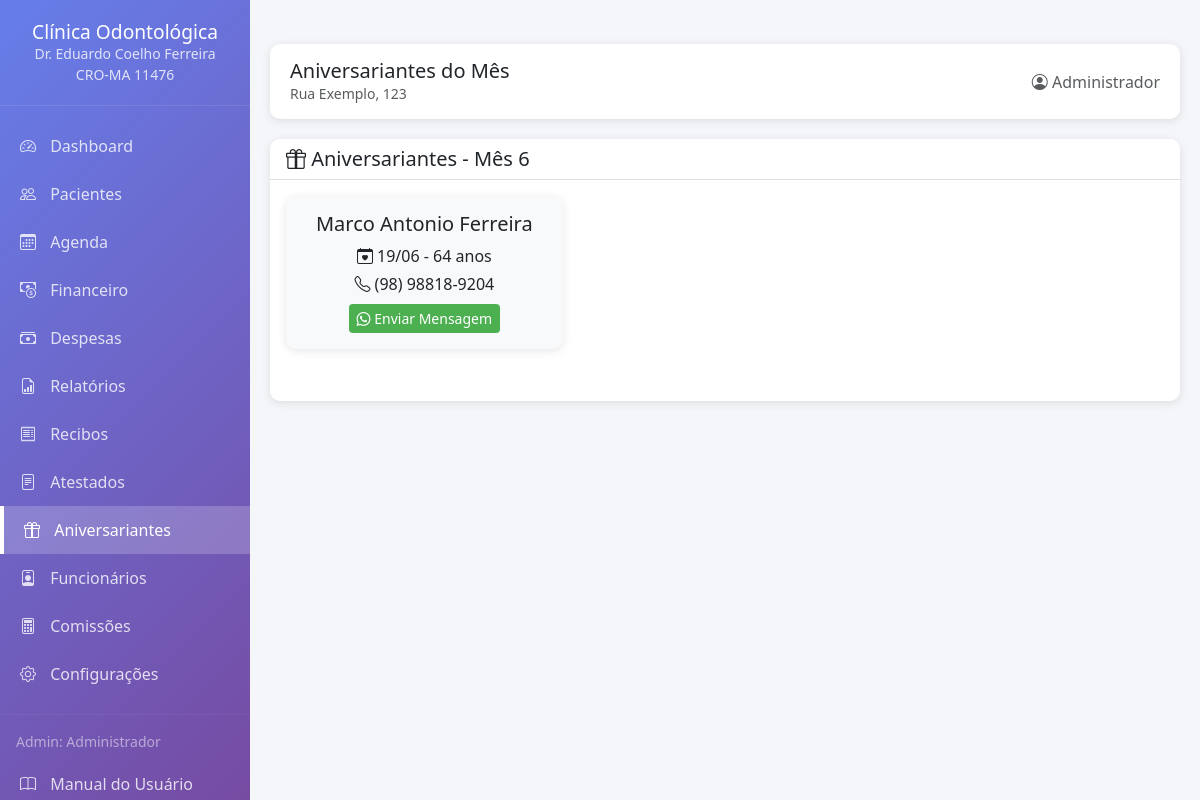
/aniversariantes (signed in), run on the app's committed database.
### app.py (models this page shows, shortened)
class ConfiguracaoClinica(db.Model):
    __tablename__ = 'configuracao_clinica'
    id = db.Column(db.Integer, primary_key=True)
    nome_clinica = db.Column(db.String(200), nullable=False)
    endereco = db.Column(db.String(300), nullable=False)
    cidade = db.Column(db.String(100))
    estado = db.Column(db.String(2))
    cep = db.Column(db.String(10))
    email = db.Column(db.String(120))
    telefone = db.Column(db.String(20))
    nome_doutor = db.Column(db.String(200))
    cro = db.Column(db.String(20))
    cpf_doutor = db.Column(db.String(14))       # NOVO
    cnpj_clinica = db.Column(db.String(18))      # NOVO
    inscricao_municipal = db.Column(db.String(20))  # NOVO
    iss_percentual = db.Column(db.Float, default=5.0)  # NOVO
    @staticmethod
    def get_configuracao():
        config = ConfiguracaoClinica.query.first()
        return config

class Usuario(UserMixin, db.Model):
    __tablename__ = 'usuarios'
    id = db.Column(db.Integer, primary_key=True)
    username = db.Column(db.String(80), unique=True, nullable=False)
    password_hash = db.Column(db.String(200), nullable=False)
    nome_completo = db.Column(db.String(200))
    email = db.Column(db.String(120))
    cargo = db.Column(db.String(50), default='Dentista')
    cro = db.Column(db.String(20))
    cpf = db.Column(db.String(14))
    especialidade = db.Column(db.String(100))
    comissao_percentual = db.Column(db.Float, default=0.0)
    ativo = db.Column(db.Boolean, default=True)
    data_cadastro = db.Column(db.DateTime, default=datetime.utcnow)
    agendamentos = db.relationship('Agendamento', backref='profissional', lazy=True)
    tratamentos = db.relationship('FichaTratamento', backref='profissional', lazy=True)
    def tem_permissao(self, modulo):
        permissoes = {
            'Admin': [
                'dashboard', 'pacientes', 'ficha_clinica', 'ficha_ortodontica',
                'ficha_tratamento', 'odontograma', 'orcamento', 'agenda',
                'atestados', 'historico', 'aniversariantes', 'financeiro',
                'configuracao', 'funcionarios', 'comissoes', 'arquivos',
                'editar_pacientes', 'deletar_pacientes', 'editar_tratamentos',
                'excluir_tratamentos', 'ver_financeiro', 'editar_configuracao'
            ],
            'Dentista': [
                'dashboard', 'pacientes', 'ficha_clinica', 'ficha_ortodontica',
                'ficha_tratamento', 'odontograma', 'orcamento', 'agenda',
                'atestados', 'historico', 'aniversariantes', 'arquivos',
                'editar_tratamentos'
            ],
            'Secretaria': [
                'dashboard', 'pacientes', 'ficha_clinica', 'agenda',
                'atestados', 'aniversariantes', 'arquivos',
                'editar_pacientes'
            ],
            'Auxiliar': [
                'dashboard', 'pacientes', 'agenda', 'arquivos'
            ]
        }
        return modulo in permissoes.get(self.cargo, [])

class Paciente(db.Model):
    __tablename__ = 'pacientes'
    id = db.Column(db.Integer, primary_key=True)
    nome = db.Column(db.String(200), nullable=False)
    cpf = db.Column(db.String(14), unique=True, nullable=False)
    data_nascimento = db.Column(db.Date, nullable=False)
    endereco = db.Column(db.String(300))
    celular = db.Column(db.String(20))
    email = db.Column(db.String(120))
    data_cadastro = db.Column(db.DateTime, default=datetime.utcnow)
    observacoes = db.Column(db.Text)
    ativo = db.Column(db.Boolean, default=True)
    fichas_tratamento = db.relationship('FichaTratamento', backref='paciente', lazy=True)
    agendamentos = db.relationship('Agendamento', backref='paciente', lazy=True)
    historico = db.relationship('HistoricoPaciente', backref='paciente', lazy=True)
    def calcular_idade(self):
        hoje = date.today()
        idade = relativedelta(hoje, self.data_nascimento)
        return idade.years

### app.py (the view)
@app.route('/aniversariantes')
@requer_permissao('aniversariantes')
def aniversariantes():
    config = ConfiguracaoClinica.get_configuracao()
    hoje = date.today()
    aniversariantes_mes = Paciente.query.filter(
        db.extract('month', Paciente.data_nascimento) == hoje.month,
        Paciente.ativo == True
    ).all()
    return render_template('aniversariantes.html', config=config, aniversariantes=aniversariantes_mes, mes_atual=hoje.month)

### app.py (called while the page is built)
@login_manager.user_loader
def load_user(user_id):
    return db.session.get(Usuario, int(user_id))

def requer_permissao(modulo):
    def decorator(f):
        @wraps(f)
        def decorated_function(*args, **kwargs):
            if not current_user.is_authenticated:
                return redirect(url_for('login'))
            if not current_user.tem_permissao(modulo):
                flash('Você não tem permissão para acessar esta área!', 'error')
                return redirect(url_for('dashboard'))
            return f(*args, **kwargs)
        return decorated_function
    return decorator

### templates/aniversariantes.html (shortened to what this page needs)
﻿{% extends "base.html" %}
{% block header_title %}Aniversariantes do Mês{% endblock %}
{% block content %}
<div class="card">
    <div class="card-header">
        <h5 class="mb-0"><i class="bi bi-gift"></i> Aniversariantes - Mês {{ mes_atual }}</h5>
    </div>
    <div class="card-body">
        {% if aniversariantes %}
        <div class="row">
            {% for aniversariante in aniversariantes %}
            <div class="col-md-4 mb-3">
                <div class="card bg-light">
                    <div class="card-body text-center">
                        <h5>{{ aniversariante.nome }}</h5>
                        <p class="mb-1">
                            <i class="bi bi-calendar-heart"></i>
                            {{ aniversariante.data_nascimento.strftime('%d/%m') }} -
                            {{ aniversariante.calcular_idade() }} anos
                        </p>
                        <p class="mb-2">
                            <i class="bi bi-telephone"></i> {{ aniversariante.celular }}
                        </p>
                        <a href="https://wa.me/55{{ aniversariante.celular|replace('(', '')|replace(')', '')|replace(' ', '')|replace('-', '') }}?text=Olá {{ aniversariante.nome }}! A {{ config.nome_clinica }} deseja um feliz aniversário! Muitas felicidades, alegrias e sorrisos neste dia especial!"
                           class="btn btn-success btn-sm" target="_blank">
                            <i class="bi bi-whatsapp"></i> Enviar Mensagem
                        </a>
                    </div>
                </div>
            </div>
            {% endfor %}
        </div>
        {% else %}
        <p class="text-center">Nenhum aniversariante este mês</p>
        {% endif %}
    </div>
</div>
{% endblock %}

### templates/base.html (shortened to what this page needs)
﻿<!DOCTYPE html>
<html lang="pt-BR">
<head>
    <link href="https://cdn.jsdelivr.net/npm/bootstrap@5.3.0/dist/css/bootstrap.min.css" rel="stylesheet">
    <link href="https://cdn.jsdelivr.net/npm/bootstrap-icons@1.11.0/font/bootstrap-icons.css" rel="stylesheet">
    <link href="https://cdnjs.cloudflare.com/ajax/libs/font-awesome/6.4.0/css/all.min.css" rel="stylesheet">
</head>
<body>
    <div class="sidebar">
        <div class="logo">
            <h4>{{ config.nome_clinica }}</h4>
            <small>Dr. {{ config.nome_doutor }}</small>
            <br>
            <small>{{ config.cro }}</small>
        </div>
        <nav class="nav flex-column mt-3">
            <a class="nav-link {{ 'active' if request.endpoint == 'dashboard' }}" href="{{ url_for('dashboard') }}">
                <i class="bi bi-speedometer2"></i> Dashboard
            </a>
            {% if current_user.tem_permissao('pacientes') %}
            <a class="nav-link {{ 'active' if 'pacientes' in request.endpoint }}" href="{{ url_for('listar_pacientes') }}">
                <i class="bi bi-people"></i> Pacientes
            </a>
            {% endif %}
            {% if current_user.tem_permissao('agenda') %}
            <a class="nav-link {{ 'active' if request.endpoint == 'agenda' }}" href="{{ url_for('agenda') }}">
                <i class="bi bi-calendar3"></i> Agenda
            </a>
            {% endif %}
            {% if current_user.tem_permissao('ver_financeiro') %}
            <a class="nav-link {{ 'active' if 'financeiro' in request.endpoint }}" href="{{ url_for('financeiro') }}">
                <i class="bi bi-cash-coin"></i> Financeiro
            </a>
            {% endif %}
            {% if current_user.tem_permissao('ver_financeiro') %}
            <a class="nav-link {{ 'active' if 'despesas' in request.endpoint }}" href="{{ url_for('despesas') }}">
                <i class="bi bi-cash-stack"></i> Despesas
            </a>
            {% endif %}
            {% if current_user.tem_permissao('ver_financeiro') %}
            <a class="nav-link {{ 'active' if 'relatorios' in request.endpoint }}" href="{{ url_for('relatorios') }}">
                <i class="bi bi-file-earmark-bar-graph"></i> Relatórios
            </a>
            {% endif %}
			{% if current_user.tem_permissao('ver_financeiro') %}
			<a class="nav-link {{ 'active' if 'recibos' in request.endpoint }}" href="{{ url_for('recibos') }}">
				<i class="bi bi-receipt"></i> Recibos
			</a>
			{% endif %}
            {% if current_user.tem_permissao('atestados') %}
            <a class="nav-link {{ 'active' if request.endpoint == 'atestados' }}" href="{{ url_for('atestados') }}">
                <i class="bi bi-file-text"></i> Atestados
            </a>
            {% endif %}
            {% if current_user.tem_permissao('aniversariantes') %}
            <a class="nav-link {{ 'active' if request.endpoint == 'aniversariantes' }}" href="{{ url_for('aniversariantes') }}">
                <i class="bi bi-gift"></i> Aniversariantes
            </a>
            {% endif %}
            {% if current_user.tem_permissao('funcionarios') %}
            <a class="nav-link {{ 'active' if 'funcionarios' in request.endpoint or request.endpoint == 'relatorio_comissoes' }}" href="{{ url_for('listar_funcionarios') }}">
                <i class="bi bi-person-badge"></i> Funcionários
            </a>
            {% endif %}
            {% if current_user.tem_permissao('comissoes') %}
            <a class="nav-link {{ 'active' if request.endpoint == 'relatorio_comissoes' }}" href="{{ url_for('relatorio_comissoes') }}">
                <i class="bi bi-calculator"></i> Comissões
            </a>
            {% endif %}
            {% if current_user.tem_permissao('editar_configuracao') %}
            <a class="nav-link {{ 'active' if request.endpoint == 'configuracao' }}" href="{{ url_for('configuracao') }}">
                <i class="bi bi-gear"></i> Configurações
            </a>
			{% endif %}
            <hr class="my-3" style="border-color: rgba(255,255,255,0.2);">
            <div class="px-3 mb-2">
                <small class="text-white-50">{{ current_user.cargo }}: {{ current_user.nome_completo }}</small>
            </div>
            <a class="nav-link" href="https://github.com/mileac/clinica-odontologica/blob/main/MANUAL.md" target="_blank">
				<i class="bi bi-book"></i> Manual do Usuário
			</a>
        </nav>
    </div>
    <div class="main-content">
        <div class="header-bar d-flex justify-content-between align-items-center">
            <div>
                <h5 class="mb-0">{% block header_title %}{% endblock %}</h5>
                <small class="text-muted">{{ config.endereco }}</small>
            </div>
            <div>
                <span class="text-muted">
                    <i class="bi bi-person-circle"></i> {{ current_user.nome_completo }}
                </span>
            </div>
        </div>
        {% block content %}{% endblock %}
    </div>
</body>
</html>

### templates/base.html (style rules this page uses)
:root { --primary-color: #1a73e8; --secondary-color: #4CAF50; --background-color: #f5f6fa; --sidebar-width: 250px; }
body { background-color: var(--background-color); font-family: 'Segoe UI', Tahoma, Geneva, Verdana, sans-serif; }
.sidebar { position: fixed; left: 0; top: 0; bottom: 0; width: var(--sidebar-width); background: linear-gradient(135deg, #667eea 0%, #764ba2 100%); color: white; z-index: 1000; overflow-y: auto; }
.sidebar .logo { padding: 20px; text-align: center; border-bottom: 1px solid rgba(255,255,255,0.1); }
.sidebar .logo h4 { margin: 0; font-size: 1.2rem; }
.sidebar .logo small { opacity: 0.8; }
.sidebar .nav-link { color: rgba(255,255,255,0.8); padding: 12px 20px; transition: all 0.3s; }
.sidebar .nav-link.active { color: white; background: rgba(255,255,255,0.2); border-left: 4px solid white; }
.sidebar .nav-link i { margin-right: 10px; }
.main-content { margin-left: var(--sidebar-width); padding: 20px; }
.header-bar { background: white; padding: 15px 20px; border-radius: 10px; box-shadow: 0 2px 10px rgba(0,0,0,0.1); margin-bottom: 20px; }
.card { border: none; border-radius: 10px; box-shadow: 0 2px 10px rgba(0,0,0,0.1); margin-bottom: 20px; }
.card-header { background: white; border-bottom: 1px solid #e0e0e0; border-radius: 10px 10px 0 0 !important; font-weight: 600; }
.btn-success { background: var(--secondary-color); border: none; }

### data on the page
ConfiguracaoClinica: nome_clinica "Clínica Odontológica", nome_doutor "Eduardo Coelho Ferreira", cro "CRO-MA 11476", endereco "Rua Exemplo, 123"
Usuario: cargo "Admin", nome_completo "Administrador"
Paciente: nome "Marco Antonio Ferreira", data_nascimento "19/06", calcular_idade "64", celular "(98) 98818-9204"
